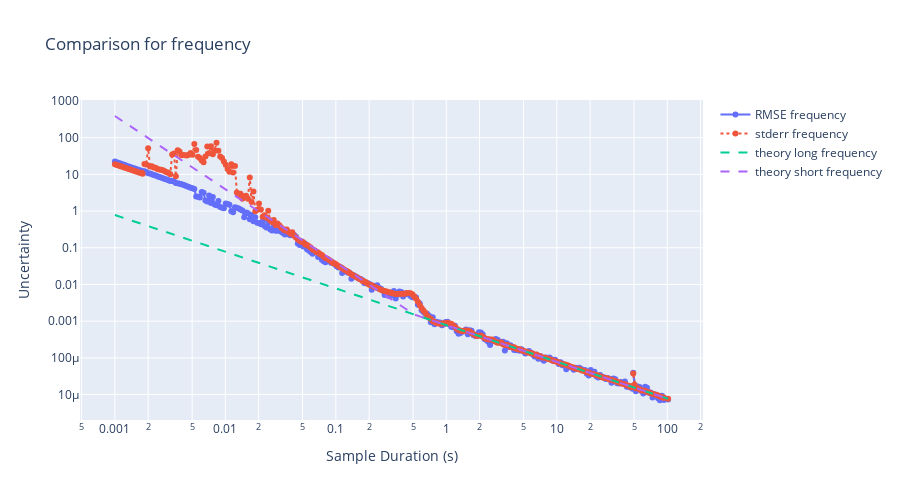
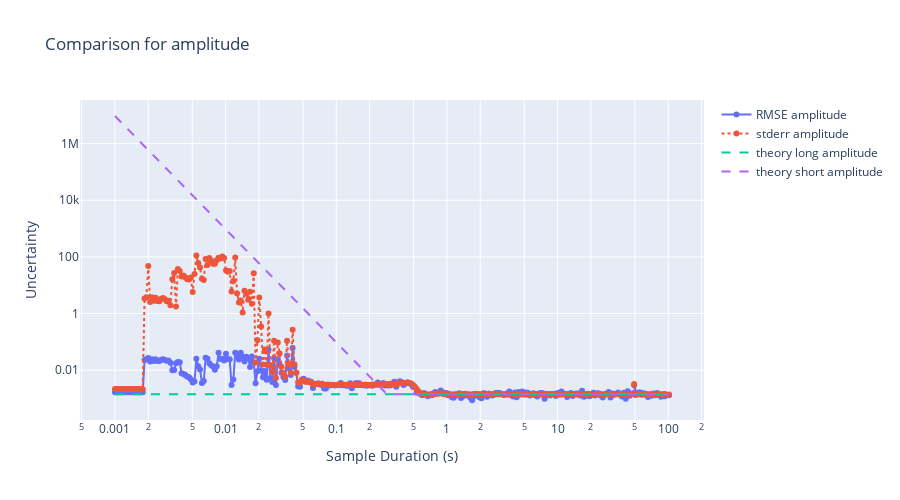
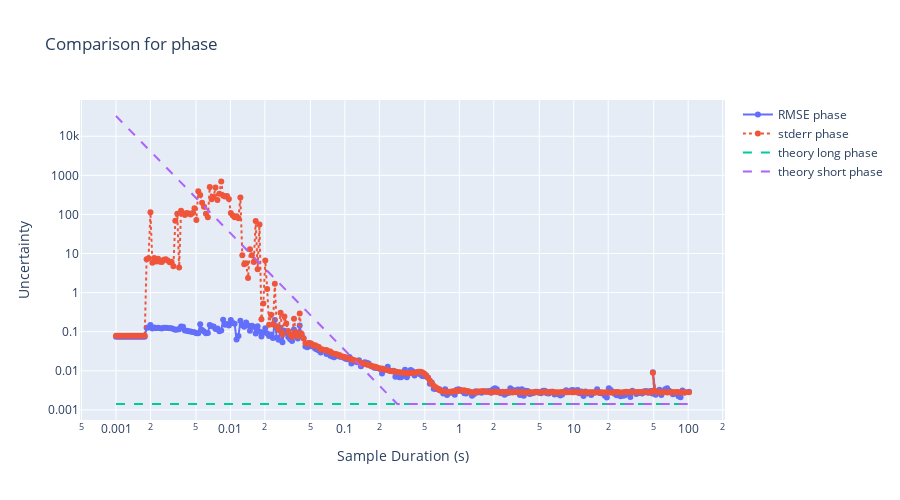

Notebook code for these charts, in order:
### Code cell
import anal_fit_err
import importlib
import dataclasses

importlib.reload(anal_fit_err)

# Generate theoretical predictions
theory_cw = {
    "amplitude": [],
    "frequency": [],
    "phase": [],
}

theory_cw_short = {
    "amplitude": [],
    "frequency": [],
    "phase": [],
}


for this_duration in durations:

    est = anal_fit_err.analy_err_in_fit_cw_sine(
        amplitude=true_params["amplitude"],
        samp_num=num_points,
        samp_time=this_duration,
        sigma_obs=noise_scale,
    )
    theory_cw["amplitude"].append(est.amplitude)
    theory_cw["frequency"].append(est.frequency)
    theory_cw["phase"].append(est.phase)

    est = anal_fit_err.analy_err_in_fit_cw_sine_short_dur(
        amplitude=true_params["amplitude"],
        frequency=true_params["frequency"],
        samp_num=num_points,
        samp_time=this_duration,
        sigma_obs=noise_scale,
        phase=true_params["phase"],
    )
    theory_cw_short["amplitude"].append(est.amplitude)
    theory_cw_short["frequency"].append(est.frequency)
    theory_cw_short["phase"].append(est.phase)


for key in true_params:
    fig = go.Figure()
    fig.add_trace(
        go.Scatter(
            x=durations, y=rmse_results[key], mode="lines+markers", name=f"RMSE {key}"
        )
    )
    fig.add_trace(
        go.Scatter(
            x=durations,
            y=stderr_results[key],
            mode="lines+markers",
            name=f"stderr {key}",
            line=dict(dash="dot"),
        )
    )

    fig.add_trace(
        go.Scatter(
            x=durations,
            y=theory_cw[key],
            mode="lines",
            name=f"theory long {key}",
            line=dict(dash="dash"),
        )
    )

    fig.add_trace(
        go.Scatter(
            x=durations,
            y=theory_cw_short[key],
            mode="lines",
            name=f"theory short {key}",
            line=dict(dash="dash"),
        )
    )

    fig.update_layout(
        title=f"Comparison for {key}",
        xaxis_title="Sample Duration (s)",
        yaxis_title="Uncertainty",
        width=900,
        height=500,
        yaxis_type="log",
        xaxis_type="log",
    )
    fig.show()

### Figure 1 — Plotly figure (JSON) as saved in the notebook; plotly's stock layout.template omitted (floating-point values rounded to 4 significant figures; data arrays with more than 128 entries replaced by an {"elided": "..."} marker saying what was removed)
{"data": [{"mode": "lines+markers", "name": "RMSE frequency", "type": "scatter", "x": {"elided": "300 float values"}, "y": {"elided": "300 float values"}}, {"line": {"dash": "dot"}, "mode": "lines+markers", "name": "stderr frequency", "type": "scatter", "x": {"elided": "300 float values"}, "y": {"elided": "300 float values"}}, {"line": {"dash": "dash"}, "mode": "lines", "name": "theory long frequency", "type": "scatter", "x": {"elided": "300 float values"}, "y": {"elided": "300 float values"}}, {"line": {"dash": "dash"}, "mode": "lines", "name": "theory short frequency", "type": "scatter", "x": {"elided": "300 float values"}, "y": {"elided": "300 float values"}}], "layout": {"height": 500, "title": {"text": "Comparison for frequency"}, "width": 900, "xaxis": {"title": {"text": "Sample Duration (s)"}, "type": "log"}, "yaxis": {"title": {"text": "Uncertainty"}, "type": "log"}}}

### Figure 2 — Plotly figure (JSON) as saved in the notebook; plotly's stock layout.template omitted (floating-point values rounded to 4 significant figures; data arrays with more than 128 entries replaced by an {"elided": "..."} marker saying what was removed)
{"data": [{"mode": "lines+markers", "name": "RMSE amplitude", "type": "scatter", "x": {"elided": "300 float values"}, "y": {"elided": "300 float values"}}, {"line": {"dash": "dot"}, "mode": "lines+markers", "name": "stderr amplitude", "type": "scatter", "x": {"elided": "300 float values"}, "y": {"elided": "300 float values"}}, {"line": {"dash": "dash"}, "mode": "lines", "name": "theory long amplitude", "type": "scatter", "x": {"elided": "300 float values"}, "y": {"elided": "300 float values"}}, {"line": {"dash": "dash"}, "mode": "lines", "name": "theory short amplitude", "type": "scatter", "x": {"elided": "300 float values"}, "y": {"elided": "300 float values"}}], "layout": {"height": 500, "title": {"text": "Comparison for amplitude"}, "width": 900, "xaxis": {"title": {"text": "Sample Duration (s)"}, "type": "log"}, "yaxis": {"title": {"text": "Uncertainty"}, "type": "log"}}}

### Figure 3 — Plotly figure (JSON) as saved in the notebook; plotly's stock layout.template omitted (floating-point values rounded to 4 significant figures; data arrays with more than 128 entries replaced by an {"elided": "..."} marker saying what was removed)
{"data": [{"mode": "lines+markers", "name": "RMSE phase", "type": "scatter", "x": {"elided": "300 float values"}, "y": {"elided": "300 float values"}}, {"line": {"dash": "dot"}, "mode": "lines+markers", "name": "stderr phase", "type": "scatter", "x": {"elided": "300 float values"}, "y": {"elided": "300 float values"}}, {"line": {"dash": "dash"}, "mode": "lines", "name": "theory long phase", "type": "scatter", "x": {"elided": "300 float values"}, "y": {"elided": "300 float values"}}, {"line": {"dash": "dash"}, "mode": "lines", "name": "theory short phase", "type": "scatter", "x": {"elided": "300 float values"}, "y": {"elided": "300 float values"}}], "layout": {"height": 500, "title": {"text": "Comparison for phase"}, "width": 900, "xaxis": {"title": {"text": "Sample Duration (s)"}, "type": "log"}, "yaxis": {"title": {"text": "Uncertainty"}, "type": "log"}}}
